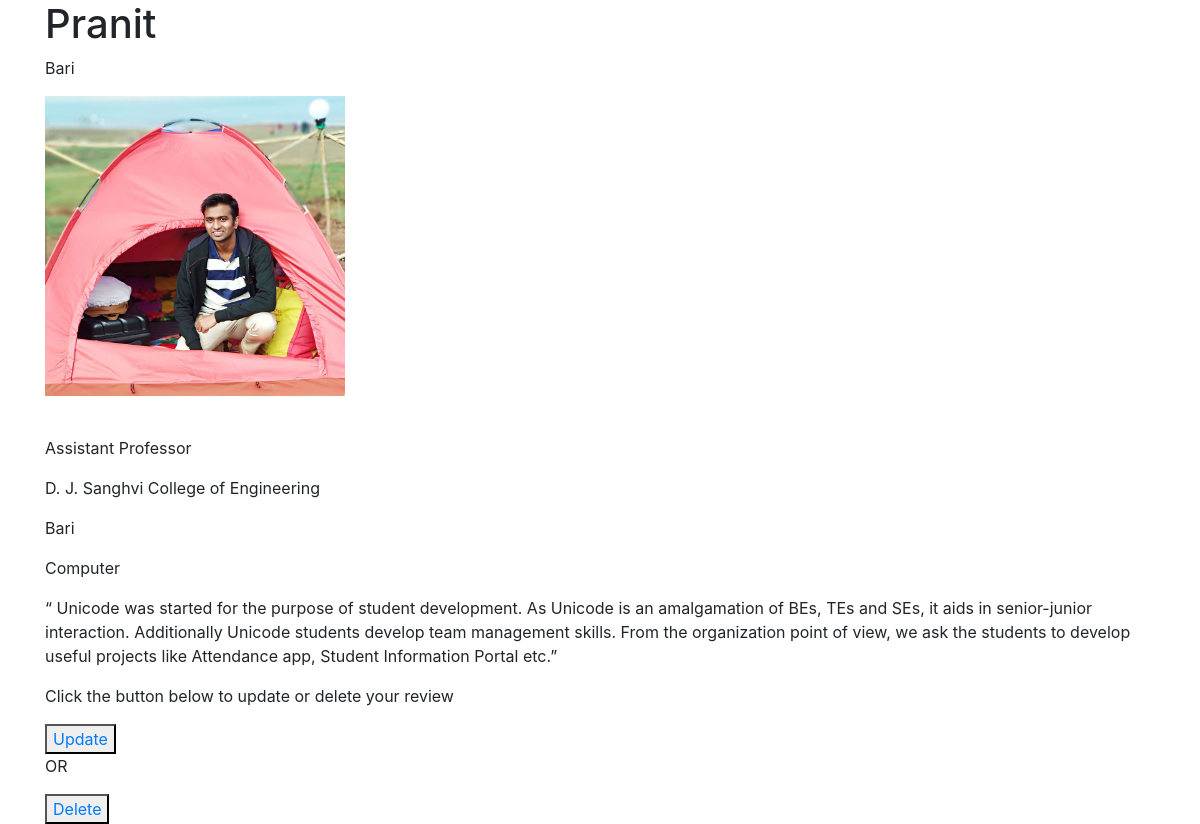
The page /postreview/2/ on the database its author committed.
### postreview/models.py (models this page shows, shortened)
class Review(models.Model):
    first_name = models.CharField(max_length=255)
    last_name = models.CharField(max_length=255)
    photograph = models.ImageField(upload_to='postreview/%Y/%m/%d/', blank=True)
    designation = models.CharField(max_length=128)
    company = models.CharField(max_length=128)
    department = models.CharField(max_length=120)
    comments = models.TextField()

### postreview/views.py (the view)
# urls.py: path('<int:id>/', review_detail_view, name='product-detail'),
def review_detail_view(request, id):
    obj = get_object_or_404(Review, id=id)
    context = {
        "object": obj
    }
    return render(request, "postreview/review_detail.html", context)

### templates/postreview/review_detail.html
{% extends 'base.html' %}
{% block content %}
<h1>{{ object.first_name }}</h1>
<p>{{ object.last_name }}</p>
<p><img src="{{ object.photograph.url }}" width="300px" alt="broken" /></p> <br/>
<p>{{ object.designation }}</p>
<p>{{ object.company }}</p>
<p>{{ object.last_name }}</p>
<p>{{ object.department }}</p>
<p>{{ object.comments }}</p>
<p> Click the button below to update or delete your review</p>
  <button type="button" name="update"><a href=" {% url 'postreview:product-update' object.id %}"> Update</a></button>
    <p>OR</p>
  <button type="button" name="delete"><a href=" {% url 'postreview:product-delete' object.id %}"> Delete</a></button>
{% endblock %}

### rows shown on the page
Review: first_name "Pranit", last_name "Bari", photograph (picture), designation "Assistant Professor", company "D. J. Sanghvi College of Engineering", department "Computer", comments "“ Unicode was started for the purpose of student development. As Unicode is an amalgamation of BEs, TEs and SEs, it aids in senior-junior interaction. Additionally Unicode students develop team management skills. From the organization point of view, we ask the students to develop useful projects like Attendance app, Student Information Portal etc.”"
